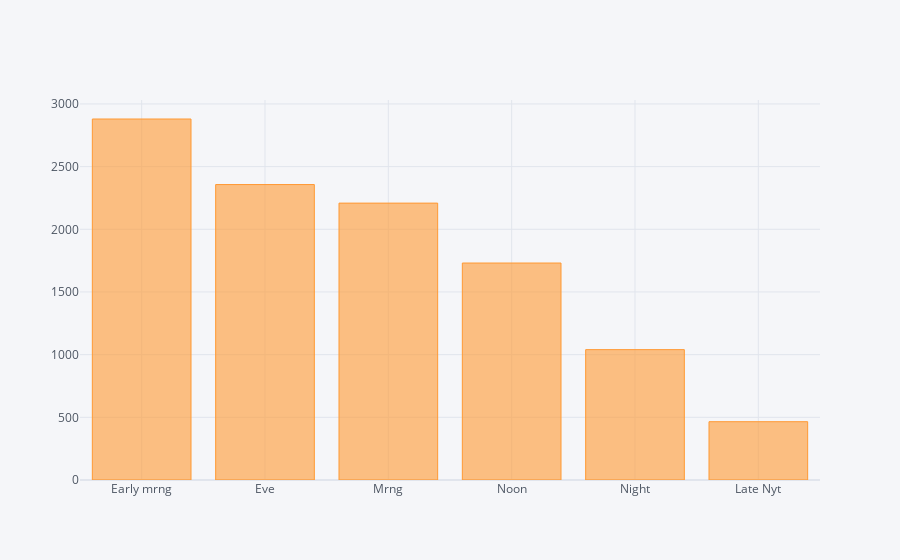

The notebook cell saved with this chart:
### Code cell
data['Dep_Time_hour'].apply(flight_dep_time).value_counts().iplot(kind='bar')

### Figure 1 — Plotly figure (JSON) as saved in the notebook; plotly's stock layout.template omitted (floating-point values rounded to 4 significant figures)
{"data": [{"marker": {"color": "rgba(255, 153, 51, 0.6)", "line": {"color": "rgba(255, 153, 51, 1.0)", "width": 1}}, "name": "Dep_Time_hour", "orientation": "v", "text": "", "type": "bar", "x": ["Early mrng", "Eve", "Mrng", "Noon", "Night", "Late Nyt"], "y": [2880, 2357, 2209, 1731, 1040, 465]}], "layout": {"legend": {"bgcolor": "#F5F6F9", "font": {"color": "#4D5663"}}, "paper_bgcolor": "#F5F6F9", "plot_bgcolor": "#F5F6F9", "title": {"font": {"color": "#4D5663"}}, "xaxis": {"gridcolor": "#E1E5ED", "showgrid": true, "tickfont": {"color": "#4D5663"}, "title": {"font": {"color": "#4D5663"}, "text": ""}, "zerolinecolor": "#E1E5ED"}, "yaxis": {"gridcolor": "#E1E5ED", "showgrid": true, "tickfont": {"color": "#4D5663"}, "title": {"font": {"color": "#4D5663"}, "text": ""}, "zerolinecolor": "#E1E5ED"}}}
